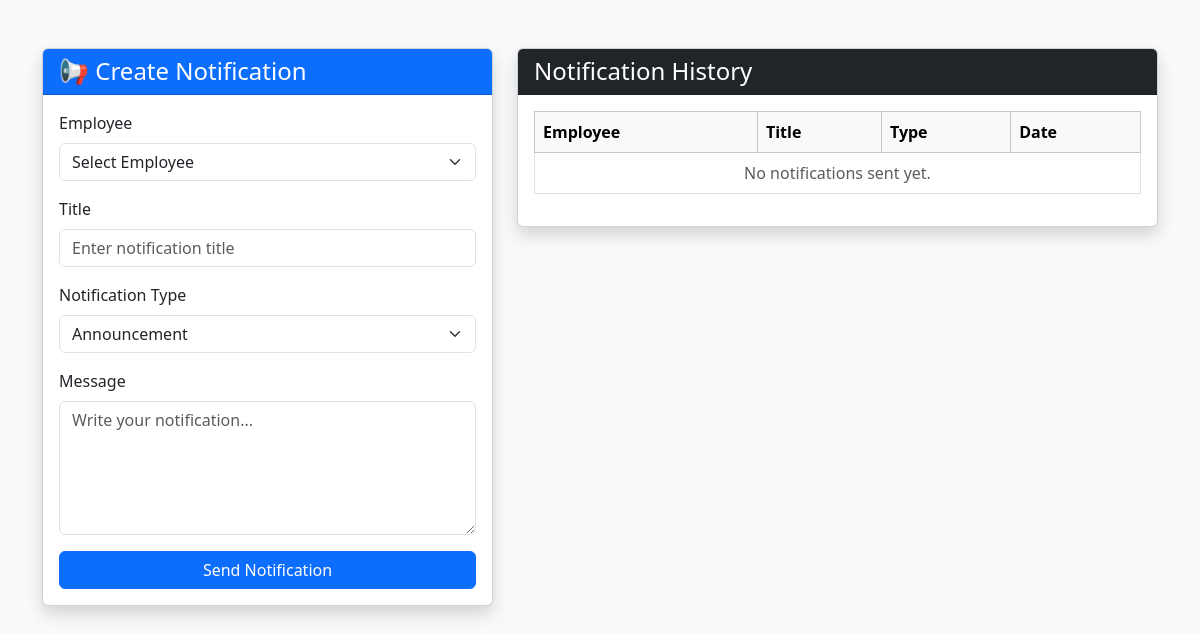
/notifications/manager/ (signed in), run on an earlier commit of the app's database.
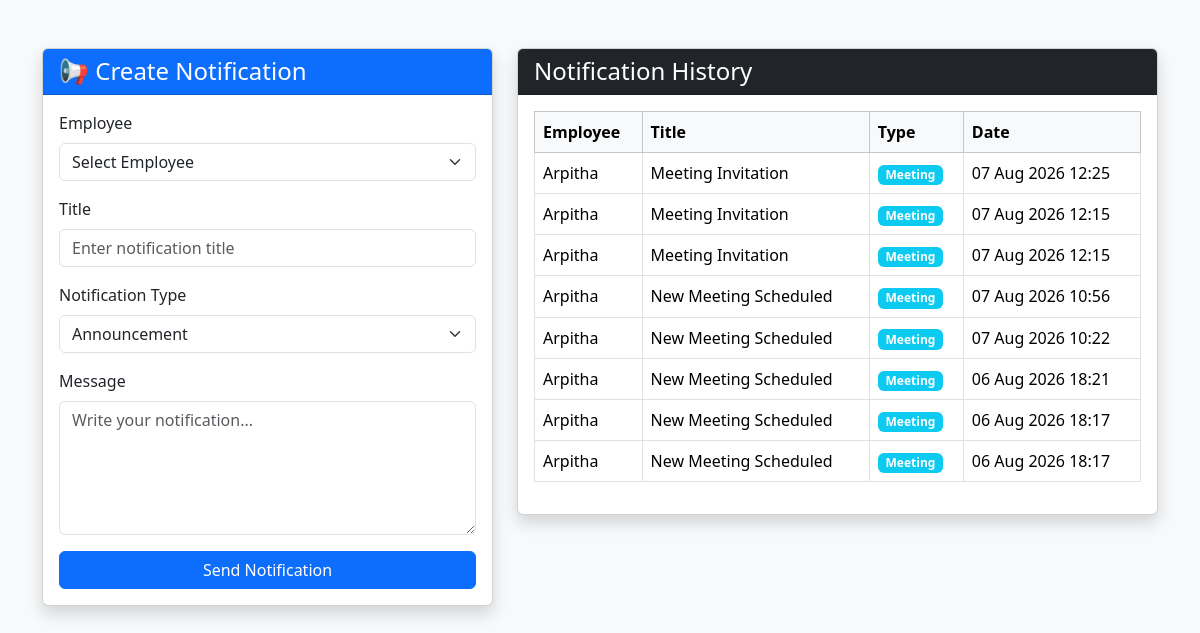
And on a later commit of the database.
### notifications/models.py (models this page shows, shortened)
class Notification(models.Model):
    NOTIFICATION_TYPES = [
        ("Announcement", "Announcement"),
        ("Task", "Task"),
        ("Meeting", "Meeting"),
        ("Alert", "Alert"),
        ("Leave", "Leave"),
        ("Birthday", "Birthday"),
    ]
    employee = models.ForeignKey(
        Employee,
        on_delete=models.CASCADE,
        related_name="notifications"
    )
    title = models.CharField(max_length=200)
    message = models.TextField()
    notification_type = models.CharField(
        max_length=30,
        choices=NOTIFICATION_TYPES
    )
    schedule = models.ForeignKey(
        Schedule,
        on_delete=models.SET_NULL,
        null=True,
        blank=True
    )
    group = models.ForeignKey(
        Group,
        on_delete=models.SET_NULL,
        null=True,
        blank=True
    )
    is_read = models.BooleanField(default=False)
    created_at = models.DateTimeField(auto_now_add=True)

### employees/models.py (models this page shows, shortened)
class Employee(models.Model):
    ROLE_CHOICES = [
        ("Admin", "Admin"),
        ("Manager", "Manager"),
        ("HR", "HR"),
        ("Team Lead", "Team Lead"),
        ("Employee", "Employee"),
    ]
    GENDER_CHOICES = [
        ("Male", "Male"),
        ("Female", "Female"),
        ("Other", "Other"),
        ("Prefer not to say", "Prefer not to say"),
    ]
    EMPLOYMENT_TYPE_CHOICES = [
        ("Full-Time", "Full-Time"),
        ("Part-Time", "Part-Time"),
        ("Contract", "Contract"),
        ("Intern", "Intern"),
    ]
    user = models.OneToOneField(
        User,
        on_delete=models.CASCADE
    )
    employee_id = models.CharField(
        max_length=20,
        unique=True
    )
    department = models.CharField(
        max_length=100
    )
    designation = models.CharField(
        max_length=100
    )
    role = models.CharField(
        max_length=20,
        choices=ROLE_CHOICES,
        default="Employee"
    )
    phone = models.CharField(
        max_length=15
    )
    joining_date = models.DateField()
    profile_image = models.ImageField(
        upload_to="employees/",
        blank=True,
        null=True
    )
    dob = models.DateField(
        blank=True,
        null=True
    )
    gender = models.CharField(
        max_length=30,
        choices=GENDER_CHOICES,
        blank=True
    )
    blood_group = models.CharField(
        max_length=5,
        blank=True
    )
    present_address = models.TextField(
        blank=True
    )
    permanent_address = models.TextField(
        blank=True
    )
    city = models.CharField(
        max_length=100,
        blank=True
    )
    state = models.CharField(
        max_length=100,
        blank=True
    )
    country = models.CharField(
        max_length=100,
        blank=True
    )
    emergency_contact_name = models.CharField(
        max_length=100,
        blank=True
    )
    emergency_contact = models.CharField(
        max_length=15,
        blank=True
    )
    reporting_manager = models.CharField(
        max_length=100,
        blank=True
    )
    team_name = models.CharField(
        max_length=100,
        blank=True
    )
    work_location = models.CharField(
        max_length=100,
        blank=True
    )
    employment_type = models.CharField(
        max_length=30,
        choices=EMPLOYMENT_TYPE_CHOICES,
        default="Full-Time"
    )
    created_at = models.DateTimeField(
        auto_now_add=True
    )
    updated_at = models.DateTimeField(
        auto_now=True
    )

### notifications/views.py (the view, shortened to what this page needs)
@login_required(login_url="login")
def manager_notifications(request):
    employees = Employee.objects.select_related("user").order_by("user__first_name")
    history = Notification.objects.select_related(
        "employee"
    ).order_by("-created_at")
    context = {
        "employees": employees,
        "history": history,
        "notification_types": Notification.NOTIFICATION_TYPES,
    }
    return render(
        request,
        "notifications/manager_notification.html",
        context
    )

### notifications/templates/notifications/manager_notification.html (shortened to what this page needs)
<!DOCTYPE html>
<html lang="en">
<head>
    <link href="https://cdn.jsdelivr.net/npm/bootstrap@5.3.3/dist/css/bootstrap.min.css" rel="stylesheet">
</head>
<body class="bg-light">
<div class="container mt-5">
    <div class="row">
        <div class="col-lg-5">
            <div class="card shadow">
                <div class="card-header bg-primary text-white">
                    <h4 class="mb-0">
                        📢 Create Notification
                    </h4>
                </div>
                <div class="card-body">
                    <form method="POST">
                        <div class="mb-3">
                            <label class="form-label">
                                Employee
                            </label>
                            <select
                                name="employee"
                                class="form-select"
                                required
                            >
                                <option value="">
                                    Select Employee
                                </option>
                            </select>
                        </div>
                        <div class="mb-3">
                            <label class="form-label">
                                Title
                            </label>
                            <input
                                type="text"
                                name="title"
                                class="form-control"
                                placeholder="Enter notification title"
                                required
                            >
                        </div>
                        <div class="mb-3">
                            <label class="form-label">
                                Notification Type
                            </label>
                            <select
                                name="notification_type"
                                class="form-select"
                            >
                                {% for value, label in notification_types %}
                                <option value="{{ value }}">
                                    {{ label }}
                                </option>
                                {% endfor %}
                            </select>
                        </div>
                        <div class="mb-3">
                            <label class="form-label">
                                Message
                            </label>
                            <textarea
                                name="message"
                                class="form-control"
                                rows="5"
                                placeholder="Write your notification..."
                                required
                            ></textarea>
                        </div>
                        <button
                            class="btn btn-primary w-100"
                            type="submit"
                        >
                            Send Notification
                        </button>
                    </form>
                </div>
            </div>
        </div>
        <div class="col-lg-7">
            <div class="card shadow">
                <div class="card-header bg-dark text-white">
                    <h4 class="mb-0">
                        Notification History
                    </h4>
                </div>
                <div class="card-body">
                    <table class="table table-bordered table-hover align-middle">
                        <thead class="table-light">
                        <tr>
                            <th>Employee</th>
                            <th>Title</th>
                            <th>Type</th>
                            <th>Date</th>
                        </tr>
                        </thead>
                        <tbody>
                        {% for n in history %}
                        <tr>
                            <td>
                                {{ n.employee.user.first_name }}
                            </td>
                            <td>
                                {{ n.title }}
                            </td>
                            <td>
                                <span class="badge bg-info">
                                    {{ n.notification_type }}
                                </span>
                            </td>
                            <td>
                                {{ n.created_at|date:"d M Y H:i" }}
                            </td>
                        </tr>
                        {% empty %}
                        <tr>
                            <td colspan="4" class="text-center text-muted">
                                No notifications sent yet.
                            </td>
                        </tr>
                        {% endfor %}
                        </tbody>
                    </table>
                </div>
            </div>
        </div>
    </div>
</div>
</body>
</html>

What changed in the data, as far as the page shows it:
added Notification: employee.user.first_name "Arpitha", title "Meeting Invitation", notification_type "Meeting", created_at "07 Aug 2026 12:25"
added Notification: employee.user.first_name "Arpitha", title "Meeting Invitation", notification_type "Meeting", created_at "07 Aug 2026 12:15"
added Notification: employee.user.first_name "Arpitha", title "Meeting Invitation", notification_type "Meeting", created_at "07 Aug 2026 12:15"
added Notification: employee.user.first_name "Arpitha", title "New Meeting Scheduled", notification_type "Meeting", created_at "07 Aug 2026 10:56"
added Notification: employee.user.first_name "Arpitha", title "New Meeting Scheduled", notification_type "Meeting", created_at "07 Aug 2026 10:22"
added Notification: employee.user.first_name "Arpitha", title "New Meeting Scheduled", notification_type "Meeting", created_at "06 Aug 2026 18:21"
added Notification: employee.user.first_name "Arpitha", title "New Meeting Scheduled", notification_type "Meeting", created_at "06 Aug 2026 18:17"
added Notification: employee.user.first_name "Arpitha", title "New Meeting Scheduled", notification_type "Meeting", created_at "06 Aug 2026 18:17"
Also different on the page:
text no longer shown: "No notifications sent yet."
